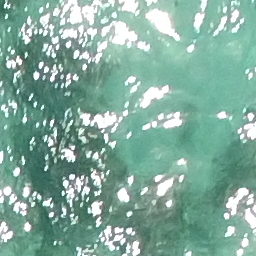
#> input picture Sun_glint_detection/dataset/sun_glint/examples/images/1.tif, 256 x 256 px
$ python -i transform.py   (imports and definitions only)
#> lines starting #> are read from the running program, lines starting #| are printed output that depends on the picture
#> further down, picture is the input picture: shape (256, 256, 3); mean B, G, R 158.1, 171.9, 132
import cv2
import numpy as np
import random

# [55 lines left out: functions rand_flip, rand_trans, rand_rotate, rand_crop, rand_contrast, rand_clahe, not called in this run]

def rand_hue(data):
    hsv=cv2.cvtColor(data, cv2.COLOR_BGR2HSV)
#> hsv: shape (256, 256, 3); mean H, S, V 79.8, 64.6, 172
    channels=cv2.split(hsv)
    hue=random.randint(0,10)
    hue = np.array(hue, dtype='uint8')
    h=channels[0]
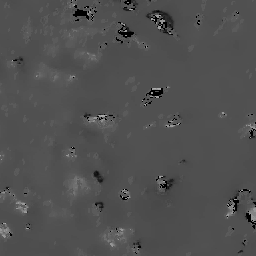
#> h: shape (256, 256); min 0, max 173, mean 79.8
    h+=hue
    h[h<0]=0
    h[h>255]=255
    cv2.merge(channels, hsv)
    img = cv2.cvtColor(hsv, cv2.COLOR_HSV2BGR)
#> hsv: shape (256, 256, 3); mean H, S, V 85.8, 64.6, 172
    return img

# [7 lines left out: function rand_rotate90, not called in this run]

>>> import cv2
>>> picture = cv2.imread('../dataset/sun_glint/examples/images/1.tif')
>>> result = rand_hue(picture)

$ run again, on Sun_glint_detection/dataset/sun_glint/examples/images/10.tif
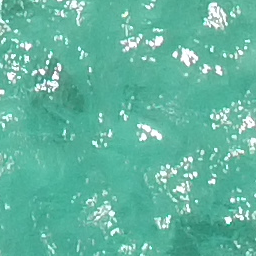
#> input picture Sun_glint_detection/dataset/sun_glint/examples/images/10.tif, 256 x 256 px
#> picture is the input picture: shape (256, 256, 3); mean B, G, R 160.1, 181, 97.5
#> in rand_hue, `h=channels[0]`:
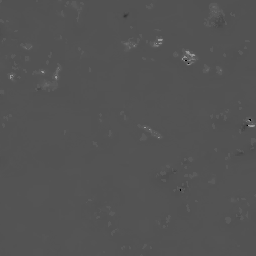
#> h: shape (256, 256); min 0, max 165, mean 82.8

$ run again, on Sun_glint_detection/dataset/sun_glint/examples/images/2.tif
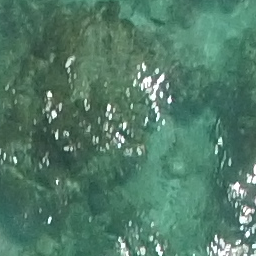
#> input picture Sun_glint_detection/dataset/sun_glint/examples/images/2.tif, 256 x 256 px
#> picture is the input picture: shape (256, 256, 3); mean B, G, R 103.9, 123, 81.3
#> in rand_hue, `h=channels[0]`:
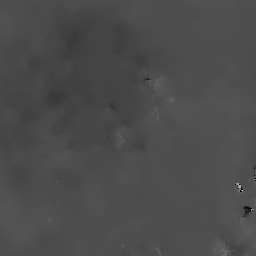
#> h: shape (256, 256); min 0, max 173, mean 75.7

$ run again, on Sun_glint_detection/dataset/sun_glint/examples/images/3.tif
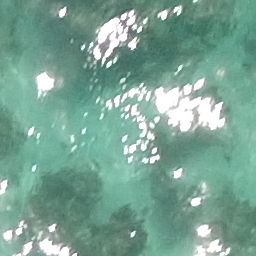
#> input picture Sun_glint_detection/dataset/sun_glint/examples/images/3.tif, 256 x 256 px
#> picture is the input picture: shape (256, 256, 3); mean B, G, R 148.9, 163.6, 122.5
#> in rand_hue, `h=channels[0]`:
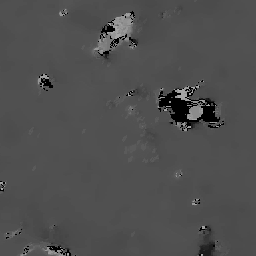
#> h: shape (256, 256); min 0, max 173, mean 78.6
